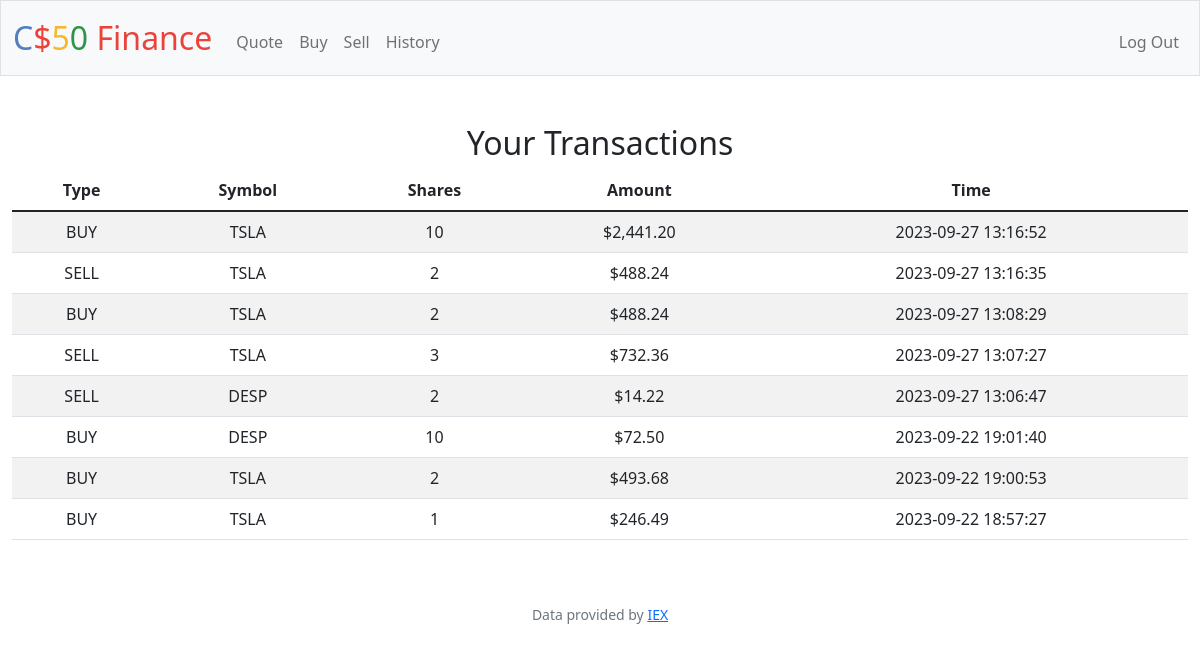
The app's page /history (signed in) with its own data.
### tables this page shows
CREATE TABLE transactions (id INTEGER PRIMARY KEY, userid INTEGER FOREING KEY, type TEXT NOT NULL, symbol TEXT NOT NULL, shares INTEGER NOT NULL, amount REAL, timestamp TEXT DEFAULT CURRENT_TIMESTAMP);

### app.py (the view)
@app.route("/history")
@login_required
def history():
    transactions = db.execute("SELECT * FROM transactions WHERE userid = ? ORDER BY timestamp DESC", session["user_id"])
    for row in transactions:
        row["amount"]=usd(row["amount"])
    return render_template("history.html", transactions=transactions)

### app.py (called while the page is built)
@app.after_request
def after_request(response):
    response.headers["Cache-Control"] = "no-cache, no-store, must-revalidate"
    response.headers["Expires"] = 0
    response.headers["Pragma"] = "no-cache"
    return response

### helpers.py (called while the page is built)
def login_required(f):
    @wraps(f)
    def decorated_function(*args, **kwargs):
        if session.get("user_id") is None:
            return redirect("/login")
        return f(*args, **kwargs)
    return decorated_function

def usd(value):
    return f"${value:,.2f}"

### templates/history.html (shortened to what this page needs)
{% extends "layout.html" %}
{% block main %}
<div class="section">
    <h2>Your Transactions</h2>
    <table class="table table-striped">
        <thead>
            <tr>
                <th>Type</th>
                <th>Symbol</th>
                <th>Shares</th>
                <th>Amount</th>
                <th>Time</th>
            </tr>
        </thead>
        <tbody>
            {% for row in transactions %}
            <tr>
                <td>{{ row.type }}</td>
                <td>{{ row.symbol }}</td>
                <td>{{ row.shares }}</td>
                <td>{{ row.amount }}</td>
                <td>{{ row.timestamp }}</td>
            </tr>
            {% endfor %}
        </tbody>
    </table>
</div>
{% endblock %}

### templates/layout.html (shortened to what this page needs)
<!DOCTYPE html>
<html lang="en">
    <head>
        <link href="https://cdn.jsdelivr.net/npm/bootstrap@5.1.3/dist/css/bootstrap.min.css" rel="stylesheet">
        <link href="/static/styles.css" rel="stylesheet">
    </head>
    <body>
        <nav class="bg-light border navbar navbar-expand-md navbar-light">
            <div class="container-fluid">
                <a class="navbar-brand" href="/"><span class="blue">C</span><span class="red">$</span><span class="yellow">5</span><span class="green">0</span> <span class="red">Finance</span></a>
                <div class="collapse navbar-collapse" id="navbar">
                    {% if session["user_id"] %}
                        <ul class="navbar-nav me-auto mt-2">
                            <li class="nav-item"><a class="nav-link" href="/quote">Quote</a></li>
                            <li class="nav-item"><a class="nav-link" href="/buy">Buy</a></li>
                            <li class="nav-item"><a class="nav-link" href="/sell">Sell</a></li>
                            <li class="nav-item"><a class="nav-link" href="/history">History</a></li>
                        </ul>
                        <ul class="navbar-nav ms-auto mt-2">
                            <li class="nav-item"><a class="nav-link" href="/logout">Log Out</a></li>
                        </ul>
                    {% else %}
                        <ul class="navbar-nav ms-auto mt-2">
                            <li class="nav-item"><a class="nav-link" href="/register">Register</a></li>
                            <li class="nav-item"><a class="nav-link" href="/login">Log In</a></li>
                        </ul>
                    {% endif %}
                </div>
            </div>
        </nav>
        <main class="container-fluid py-5 text-center">
            {% block main %}{% endblock %}
        </main>
        <footer class="mb-5 small text-center text-muted">
            Data provided by <a href="https://iexcloud.io/">IEX</a>
        </footer>
    </body>
</html>

### static/styles.css (style rules this page uses)
nav .navbar-brand { font-size: xx-large; }
nav .navbar-brand .blue { color: #537fbe; }
nav .navbar-brand .red { color: #ea433b; }
nav .navbar-brand .yellow { color: #f5b82e; }
nav .navbar-brand .green { color: #2e944b; }

### records on screen
transactions: type "BUY", symbol "TSLA", shares "10", amount "$2,441.20", timestamp "2023-09-27 13:16:52"
transactions: type "SELL", symbol "TSLA", shares "2", amount "$488.24", timestamp "2023-09-27 13:16:35"
transactions: type "BUY", symbol "TSLA", shares "2", amount "$488.24", timestamp "2023-09-27 13:08:29"
transactions: type "SELL", symbol "TSLA", shares "3", amount "$732.36", timestamp "2023-09-27 13:07:27"
transactions: type "SELL", symbol "DESP", shares "2", amount "$14.22", timestamp "2023-09-27 13:06:47"
transactions: type "BUY", symbol "DESP", shares "10", amount "$72.50", timestamp "2023-09-22 19:01:40"
transactions: type "BUY", symbol "TSLA", shares "2", amount "$493.68", timestamp "2023-09-22 19:00:53"
transactions: type "BUY", symbol "TSLA", shares "1", amount "$246.49", timestamp "2023-09-22 18:57:27"
